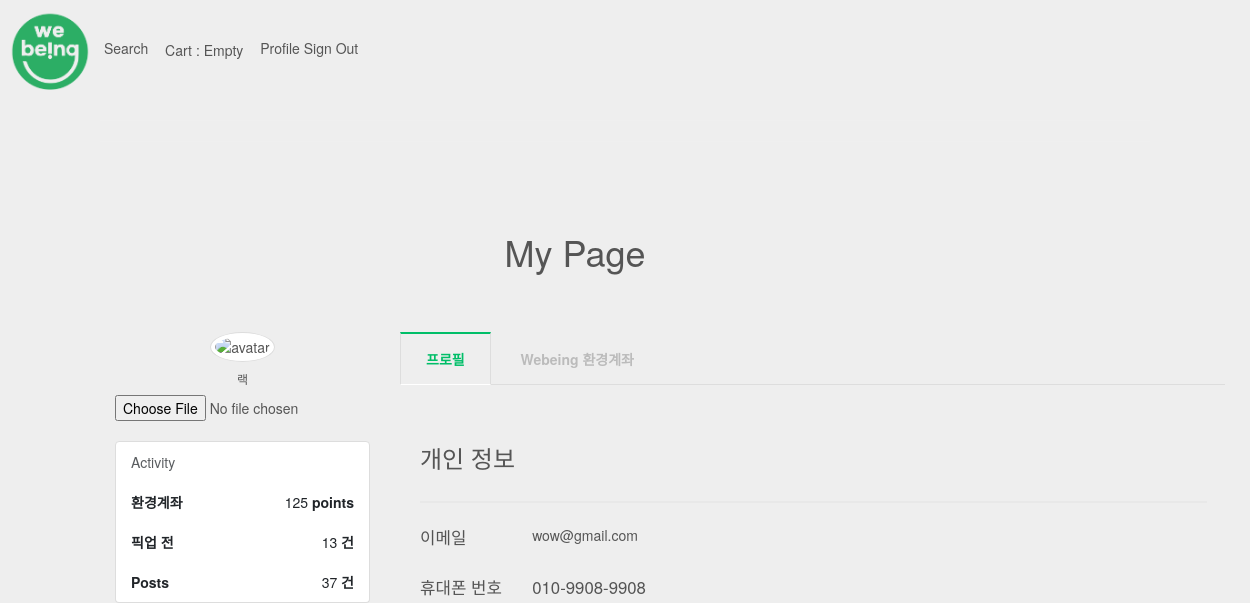
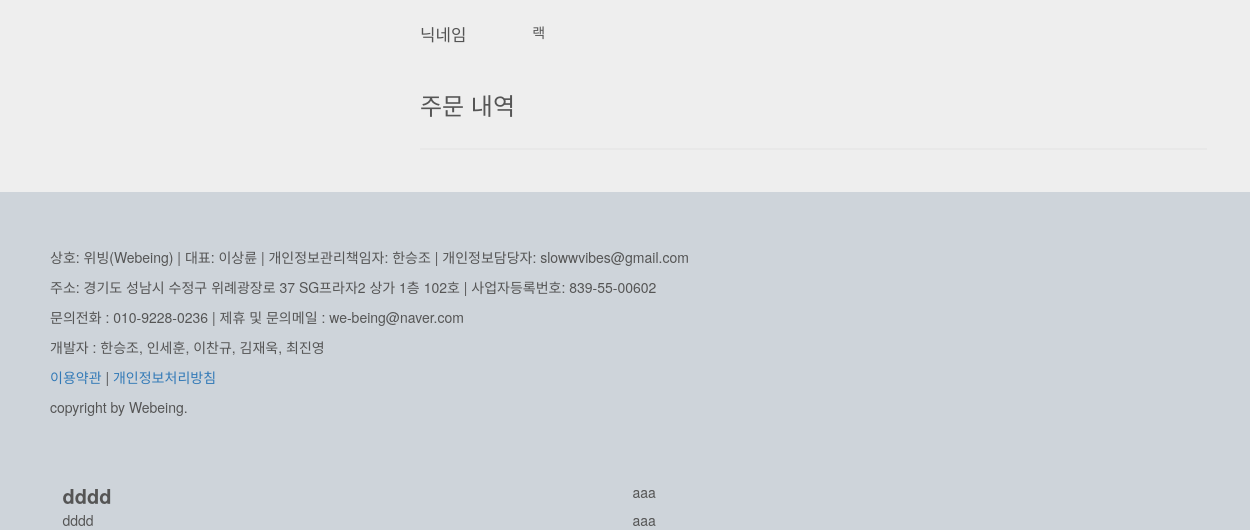
Before: /customerPage/ (signed in) with the older database file (2 pictures, top to bottom).
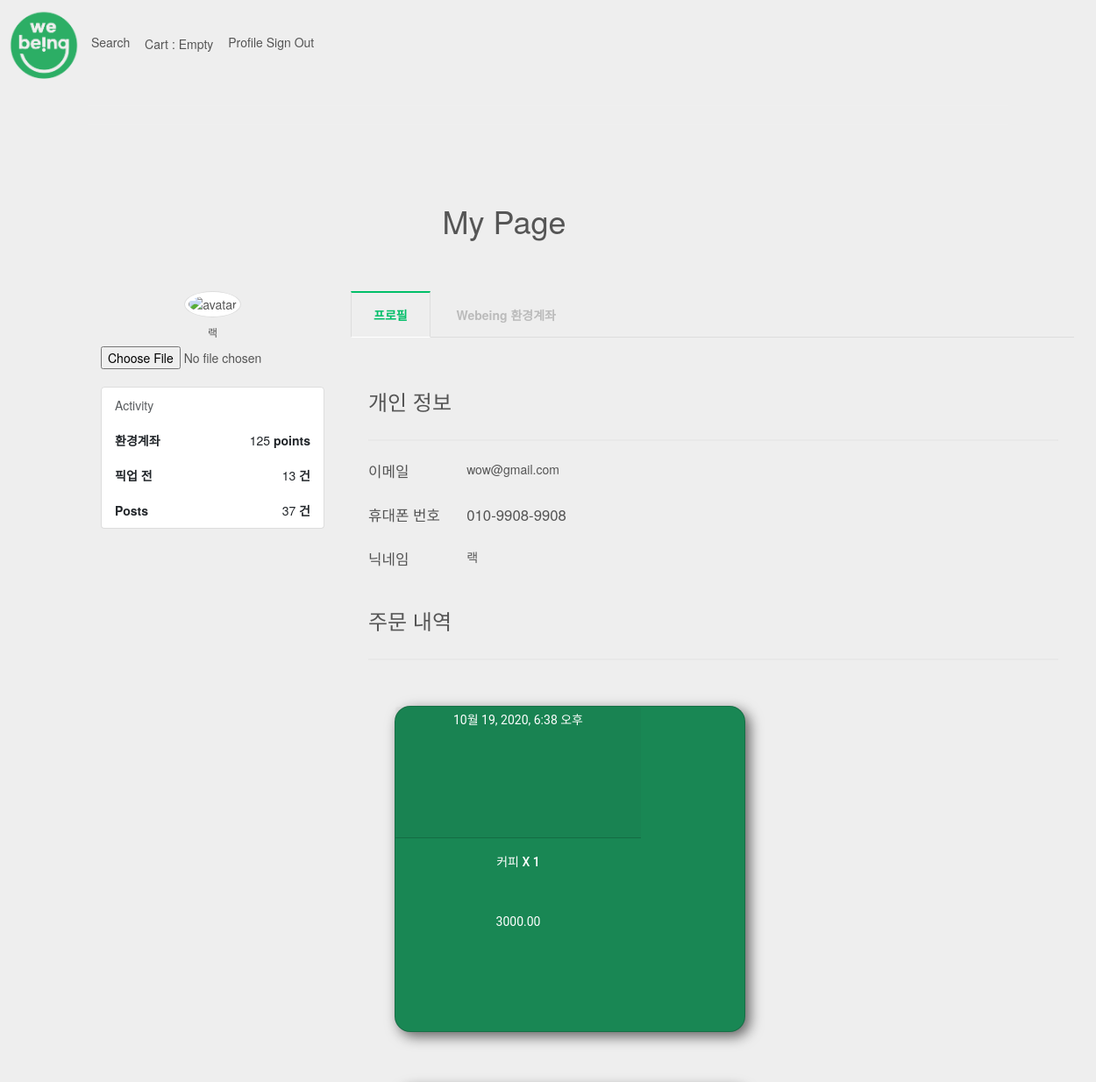
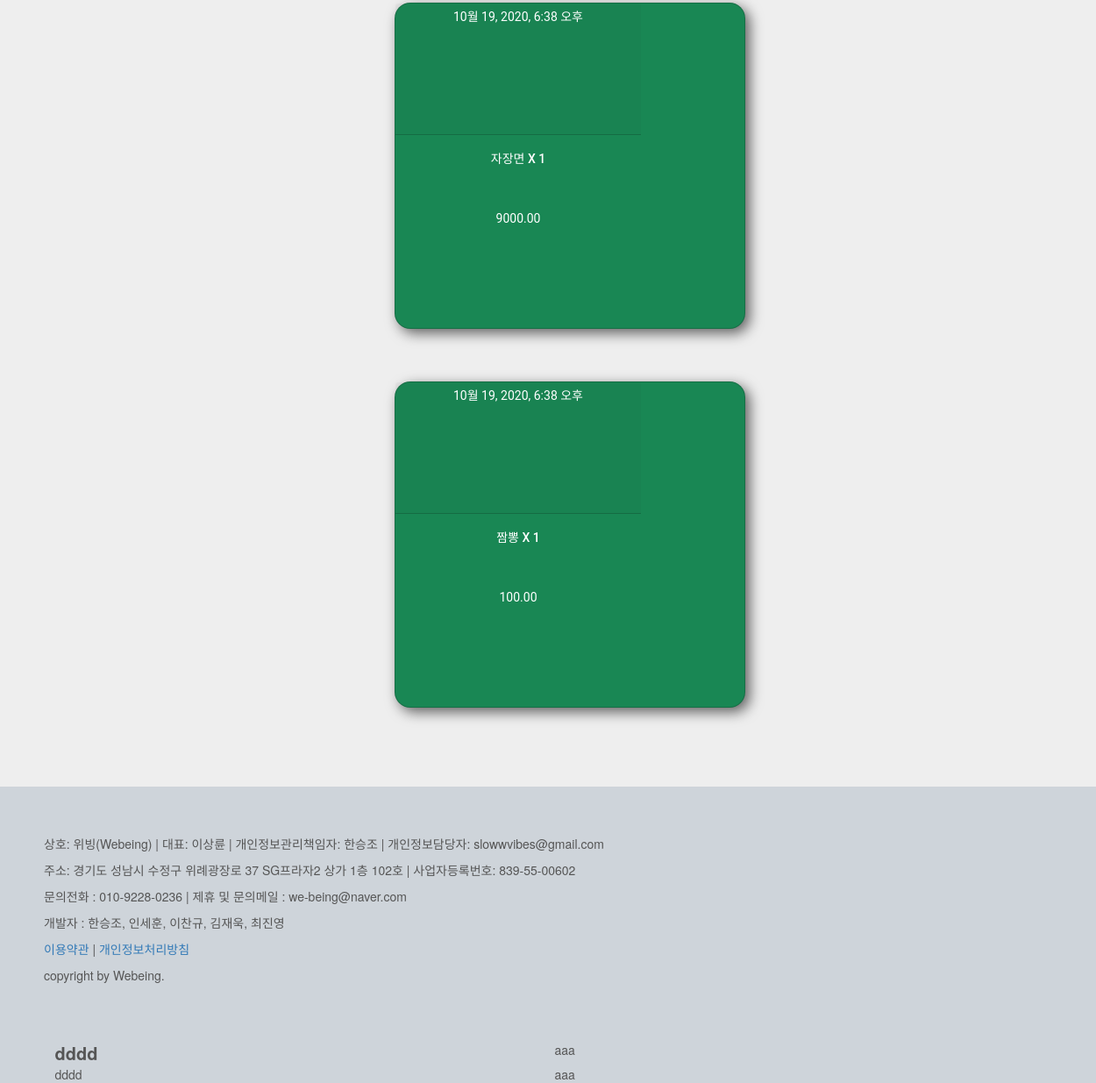
After: the same page with the newer database file (2 pictures, top to bottom).
### Account/models.py (models this page shows, shortened)
class User(AbstractBaseUser):
    email = models.EmailField(
        verbose_name='email',
        max_length=255,
        unique=True,
    )
    nickname = models.CharField(
        max_length=20,
        null=False,
        unique=True
    )
    phone_number = models.CharField(max_length=14, null=False, unique=True)
    business_number = models.CharField(max_length=30, null=True, unique=True)
    seller_address = models.CharField(max_length=30, null=True, unique=True)
    seller_name = models.CharField(max_length=30, null=True, unique=True)
    env_money = models.IntegerField(null=True)
    is_active = models.BooleanField(default=True)
    is_admin = models.BooleanField(default=False)
    is_seller = models.BooleanField(null=True, default=True)
    objects = UserManager()
    USERNAME_FIELD = 'email'
    REQUIRED_FIELDS = ['nickname', 'phone_number']

### order/models.py (models this page shows, shortened)
class OrderItem(models.Model):
    order = models.ForeignKey(Order, on_delete=models.CASCADE, related_name='items')
    product = models.ForeignKey(Product, on_delete=models.PROTECT, related_name='order_products')
    price = models.DecimalField(max_digits=10, decimal_places=2)
    quantity = models.PositiveIntegerField(default=1)
    created = models.DateTimeField(auto_now_add=True)
    updated = models.DateTimeField(auto_now=True)

### shop/models.py (models this page shows, shortened)
class Product(models.Model):
    restaurant = models.ForeignKey(Restaurant, on_delete=models.SET_NULL, null=True, related_name='products')
    name = models.CharField(max_length=200, db_index=True)
    slug = models.SlugField(max_length=200, db_index=True, unique=True, allow_unicode=True)
    image = models.ImageField(upload_to='products/%Y/%m/%d', blank=True)
    description = models.TextField(blank=True)
    meta_description = models.TextField(blank=True)
    origin_price = models.IntegerField()
    price = models.IntegerField()  ## [찬규] 가격 정보 정수값으로 수정했습니다.
    discount = models.IntegerField(default=0)
    stock = models.PositiveIntegerField()
    available_display = models.BooleanField('Display', default=True)
    available_order = models.BooleanField('Order', default=True)
    created = models.DateTimeField(auto_now_add=True)
    updated = models.DateTimeField(auto_now=True)
    class Meta:
        ordering = ['-created']
        index_together = [['id', 'slug']]
    def __str__(self):
        return self.name

### Account/views.py (the view)
# urls.py: path('customerPage/', views.customer_page, name="customerPage"),
def customer_page(request):
    user = request.user
    orders = Order.objects.filter(user=user)
    user_env_point = User.objects.get(email=user.email)
    user_env_point_amount = user_env_point.env_money
    order_items_list = []
    all_env_point = User.objects.all()
    total = sum(filter(None, (env_point.env_money for env_point in all_env_point)))
    for order in orders:
        order_items_list.append(OrderItem.objects.filter(order=order))
    return render(request, 'customerPage.html', {
        'order_items_list': order_items_list,
        'orders': orders,
        'user_env_point_amount': user_env_point_amount,
        'total': total
    })

### Account/templates/customerPage.html (shortened to what this page needs)
{% extends "base.html" %}
{% load static %}
{% block head%}
<link rel="stylesheet" href="https://maxcdn.bootstrapcdn.com/bootstrap/3.3.7/css/bootstrap.min.css">
<link rel = "stylesheet" href = "{% static 'css/customerpage.css'%}">
{% endblock %}
{% block content %}
<hr>
<div class="container bootstrap snippet">
    <div class="row">
        <div class="col-sm-10"><h1>My Page</h1></div>
    </div>
    <div class="row">
        <div class="col-sm-3">
            <div class="text-center">
                <img src="http://ssl.gstatic.com/accounts/ui/avatar_2x.png" class="avatar img-circle img-thumbnail"
                     alt="avatar">
                <h6>{{user.nickname}}</h6>
                <input type="file" class="text-center center-block file-upload">
            </div>
            </hr><br>
            <ul class="list-group">
                <li class="list-group-item text-muted">Activity </li>
                <li class="list-group-item text-right"><span class="pull-left"><strong>환경계좌</strong></span> 125 <strong>
                    points</strong></li>
                <li class="list-group-item text-right"><span class="pull-left"><strong>픽업 전</strong></span> 13 <strong>
                    건</strong></li>
                <li class="list-group-item text-right"><span class="pull-left"><strong>Posts</strong></span> 37<strong>
                    건</strong></li>
            </ul>
        </div>
        <div class="col-sm-9">
            <label for="tab1">프로필</label>
            <label for="tab2">Webeing 환경계좌</label>
            <section id="content1">
                <div class="box-in-profile">
                    <div class="myinfo">
                        <h3>개인 정보</h3>
                        <hr style="border: 1px solid lightgray; width:100%; float:left;">
                    </div>
                    <div class="leftemail">
                        <p id = "fontsub">이메일</p>
                    </div>
                    <div class="rightemail">
                        <p>{{user.email}}</p>
                    </div>
                    <div class="leftphone">
                        <p id = "fontsub">휴대폰 번호</p>
                    </div>
                    <div class="rightphone">
                        <p id="fontsub">{{user.phone_number}}</p>
                    </div>
                    <div class = "leftnickname">
                        <p id = "fontsub">닉네임</p>
                    </div>
                    <div class = "rightnickname">
                        <p>{{user.nickname}}</p>
                    </div>
                    <div class="mybuy">
                        <h3>주문 내역</h3>
                        <hr style="border: 1px solid lightgray; width:100%; float:left;">
                    </div>
                    <div class = "buylist">
                        {% for order_items in order_items_list %}
                        {% for order_item in order_items %}
                        <div class="card text-white bg-success mb-3" style="max-width: 40rem;">
                            <div class="card-header">{{order_item.created}}</div>
                            <div class="card-body">
                                <h5 class="card-title"> {{order_item.product}} X {{order_item.quantity}}
                                </h5>
                                <p class="card-text">{{order_item.price}}</p>
                            </div>
                        </div>
                        <br/>
                        {% endfor %}
                        <br/>
                        <br/>
                        {% endfor %}
                    </div>
                </div>
            </section>
        </div>
    </div>
</div>
</div>
{% endblock %}

### Webeing/templates/base.html (shortened to what this page needs)
{% load static %}
<html lang="en">
<head>
    <link type="text/css" rel="stylesheet" href="https://unpkg.com/bootstrap/dist/css/bootstrap.min.css"/>
    <link type="text/css" rel="stylesheet" href="https://unpkg.com/bootstrap-vue@latest/dist/bootstrap-vue.css"/>
    <link type="text/css" rel="stylesheet" href="{% static 'css/card.css' %}">
    {% block head %}
    {% endblock %}
</head>
<body v-bind:style="margin : 100px">
<div id="nav" v-bind:style="grid">
    <b-navbar toggleable="lg" type="light" variant="light">
        <a href="/main"><img src="{% static '/img/webeing.png'%}" alt="webeing" style="width:100px; height: 100px;"></a>
        <b-collapse id="nav-collapse" is-nav>
            <b-navbar-nav class="mx-auto">
                <b-nav-form>
                    <b-button size="sm" class="my-2 my-sm-0" type="submit">Search</b-button>
                </b-nav-form>
            </b-navbar-nav>
            <b-navbar-nav class="ml-auto">
                {% if user.is_authenticated %}
                <a class="nav-link btn btn-outline-success" href="{% url 'cart:detail' %}">Cart
                    {% if cart|length > 0 %}
                    ${{ cart.get_total_price }} with {{cart|length}} items
                    {% else %}
                    : Empty
                    {% endif %}
                </a>
                <b-nav-item-dropdown right>
                    {% if user.is_seller == True %}
                    <b-dropdown-item href="{% url 'sellerPage' %}">Profile</b-dropdown-item>
                    {% else %}
                    <b-dropdown-item href="{% url 'customerPage' %}">Profile</b-dropdown-item>
                    {% endif %}
                    <b-dropdown-item href="{% url 'logout' %}">Sign Out</b-dropdown-item>
                </b-nav-item-dropdown>
                {% else %}
                <b-nav-item href="{% url 'signup' %}">SIGNUP</b-nav-item>
                <b-nav-item href="{% url 'login' %}">로그인</b-nav-item>
            </b-navbar-nav>
            {% endif %}
        </b-collapse>
    </b-navbar>
</div>
<div style="margin : 0 100px 0 100px">
    <hr>
    {% block content %}
    {% endblock %}
</body>
<footer style="background-color: #CED4DA; width: 100%; ">
    <ul style="list-style: none; padding: 50px; line-height: 3rem; ">
        <li>상호: 위빙(Webeing) | 대표: 이상륜 | 개인정보관리책임자: 한승조 | 개인정보담당자: slowwvibes@gmail.com</li>
        <li>주소: 경기도 성남시 수정구 위례광장로 37 SG프라자2 상가 1층 102호 | 사업자등록번호: 839-55-00602</li>
        <li>문의전화 : 010-9228-0236 | 제휴 및 문의메일 : we-being@naver.com</li>
        <li>개발자 : 한승조, 인세훈, 이찬규, 김재욱, 최진영</li>
        <li><a href="#">이용약관</a> | <a href="#">개인정보처리방침</a></li>
        <li>copyright by Webeing.</li>
    </ul>
    <div class = "container">
        <div class = "row">
            <div class = "col" style = "font-weight: bold; font-size : 20px;">
                dddd
            </div>
            <div class = "col">
                aaa
            </div>
        </div>
        <div class = "row">
            <div class = "col">
                dddd
            </div>
            <div class = "col">
                aaa
            </div>
        </div>
    </div>
</footer>
</html>

### shop/static/css/card.css (style rules this page uses)
a { text-decoration: none }
.card { display: grid; grid-template-columns: 280px; grid-template-rows: 150px 160px 60px; grid-template-areas: "image" "text" "stats"; border-radius: 18px; background: white; box-shadow: 5px 5px 15px rgba(0, 0, 0, 0.6); font-family: roboto; text-align: center; }
.card-text { grid-area: text; }
.card-text { grid-area: text; margin-top: 50px; }
.card { . . . transition: 0.5 s ease; cursor: pointer; margin: 30px; }

### Account/static/css/customerpage.css (style rules this page uses)
.box-in-profile { display: grid; margin: 20px; grid-template-columns: 1fr 6fr ; grid-template-rows: 100px 50px 50px 50px 100px 1fr; grid-template-areas: "myinfo myinfo" "leftemail rightemail" "leftphone rightphone" "leftnickname rightnickname" "mybuy mybuy" "buylist buylist" }
.myinfo { grid-area: myinfo; }
.mybuy { grid-area: mybuy; }
.buylist { grid-area: buylist; }
.box-in-profile:nth-child(1) { grid-row:1/3; }

### Account/templates/customerPage.html (style rules this page uses)
body { color: #555; background: #eeeeee; margin: 0; padding: 0; box-sizing: border-box; }
h1 { padding: 50px 0; font-weight: 400; text-align: center; }
p { margin: 0 0 20px; line-height: 1.5; }
section { display: none; padding: 20px 0 0; border-top: 1px solid #ddd; }
input { display: none; }
label { display: inline-block; margin: 0 0 -1px; padding: 15px 25px; font-weight: 600; text-align: center; color: #bbb; border: 1px solid transparent; }
input:checked + label { color: #00be68; border: 1px solid #ddd; border-top: 2px solid #00be68; border-bottom: 1px solid #ffffff; }
#tab1:checked ~ #content1, #tab2:checked ~ #content2, #tab3:checked ~ #content3, #tab4:checked ~ #content4 { display: block; }
#fontsub { font-size: 120%; color: #545454; }

Changed rows visible on the page:
added OrderItem: created "10월 19, 2020, 6:38 오후", product "커피", quantity "1", price "3000.00"
added OrderItem: created "10월 19, 2020, 6:38 오후", product "자장면", quantity "1", price "9000.00"
added OrderItem: created "10월 19, 2020, 6:38 오후", product "짬뽕", quantity "1", price "100.00"
